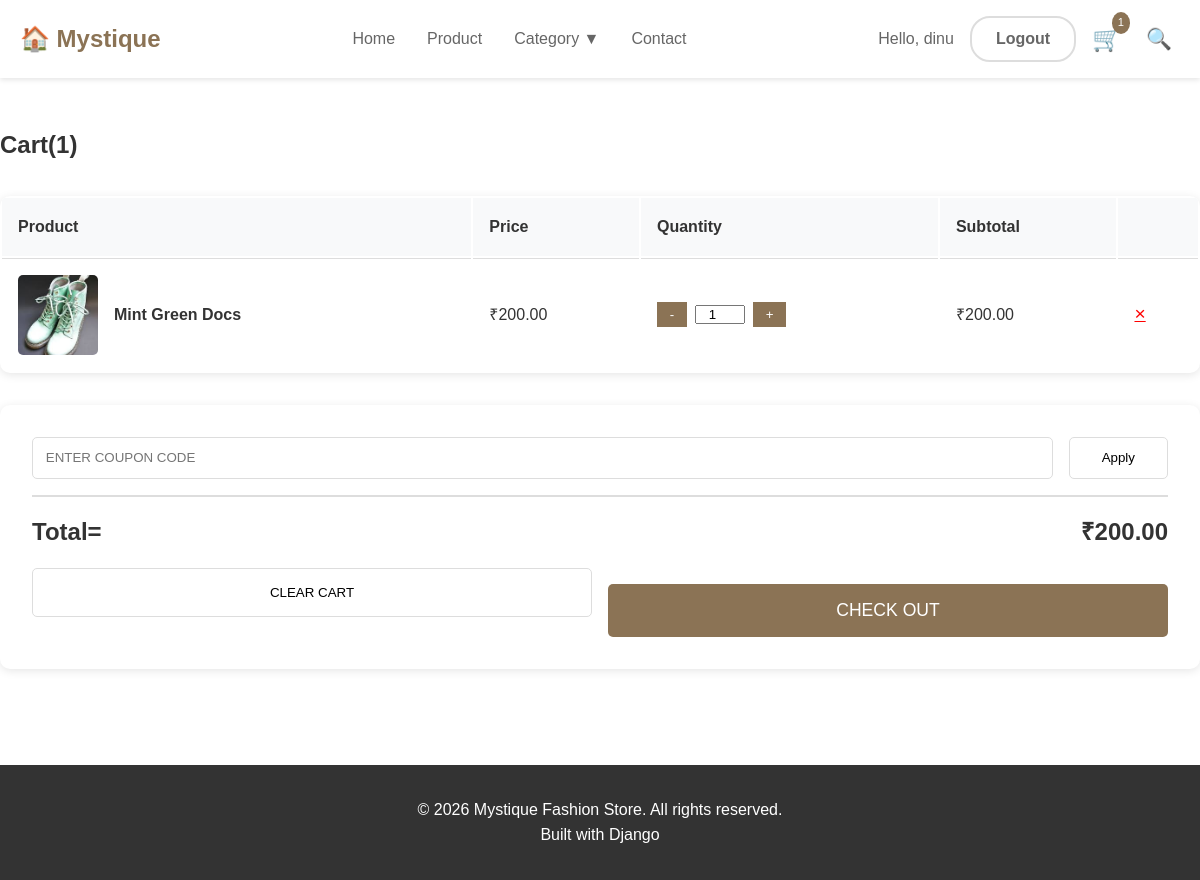
The app's page /cart/ (signed in) with its own data.
### products/models.py (models this page shows, shortened)
class Product(models.Model):
    STOCK_STATUS = [
        ('IN_STOCK', 'In Stock'),
        ('OUT_OF_STOCK', 'Out of Stock'),
    ]
    SIZE_CHOICES = [
        ('XS', 'Extra Small'),
        ('S', 'Small'),
        ('M', 'Medium'),
        ('L', 'Large'),
        ('XL', 'Extra Large'),
        ('XXL', '2XL'),
        ('FREE', 'Free Size'),
    ]
    name = models.CharField(max_length=200)
    slug = models.SlugField(unique=True, blank=True)
    category = models.ForeignKey(Category, on_delete=models.CASCADE, related_name='products')
    price = models.DecimalField(max_digits=10, decimal_places=2)
    description = models.TextField(blank=True)
    image = models.ImageField(upload_to='products/')
    stock_status = models.CharField(max_length=20, choices=STOCK_STATUS, default='IN_STOCK')
    available_sizes = models.CharField(max_length=200, help_text='Comma-separated sizes')
    created_at = models.DateTimeField(auto_now_add=True)
    updated_at = models.DateTimeField(auto_now=True)
    featured = models.BooleanField(default=False)
    class Meta:
        ordering = ['-created_at']

### cart/views.py (the view)
# urls.py: path('', views.cart_view, name='cart'),
def cart_view(request):
    items = get_cart_items(request)
    total = get_cart_total(request)
    context = {
        'cart_items': items,
        'cart_total': total,
    }
    return render(request, 'cart/cart.html', context)

### cart/context_processors.py (called while the page is built)
def cart_context(request):
    return {
        'cart_count': get_cart_count(request),
        'cart_total': get_cart_total(request),
    }

### cart/models.py (called while the page is built)
    def get_total(self):
        return sum(item.get_subtotal() for item in self.items.all())

    def get_items_count(self):
        return sum(item.quantity for item in self.items.all())

    def get_subtotal(self):
        return self.product.price * self.quantity

### cart/utils.py (called while the page is built)
def get_user_cart(user):
    cart, created = Cart.objects.get_or_create(user=user)
    return cart

def get_cart_items(request):
    if request.user.is_authenticated:
        cart = get_user_cart(request.user)
        return [{
            'product': item.product,
            'quantity': item.quantity,
            'subtotal': item.get_subtotal()
        } for item in cart.items.all()]
    else:
        session_cart = SessionCart(request)
        return session_cart.get_items()

def get_cart_total(request):
    if request.user.is_authenticated:
        cart = get_user_cart(request.user)
        return cart.get_total()
    else:
        session_cart = SessionCart(request)
        return session_cart.get_total()

def get_cart_count(request):
    if request.user.is_authenticated:
        cart = get_user_cart(request.user)
        return cart.get_items_count()
    else:
        session_cart = SessionCart(request)
        return session_cart.get_items_count()

### cart/templates/cart/cart.html (shortened to what this page needs)
{% extends 'base.html' %}
{% block content %}
<section class="cart-section container">
    <h1 style="margin-bottom: 2rem;">Cart({{ cart_items|length }})</h1>
    {% if cart_items %}
    <table class="cart-table">
        <thead>
            <tr>
                <th>Product</th>
                <th>Price</th>
                <th>Quantity</th>
                <th>Subtotal</th>
                <th></th>
            </tr>
        </thead>
        <tbody>
            {% for item in cart_items %}
            <tr>
                <td>
                    <div style="display: flex; align-items: center; gap: 1rem;">
                        <img src="{{ item.product.image.url }}" alt="{{ item.product.name }}" class="product-thumbnail">
                        <div>
                            <strong>{{ item.product.name }}</strong>
                        </div>
                    </div>
                </td>
                <td>₹{{ item.product.price }}</td>
                <td>
                    <form method="post" action="{% url 'cart:update_cart' item.product.id %}" class="quantity-controls">
                        <button type="button" onclick="decrementQuantity(this)">-</button>
                        <input type="number" name="quantity" value="{{ item.quantity }}" min="1" readonly style="width: 50px; text-align: center;">
                        <button type="button" onclick="incrementQuantity(this)">+</button>
                    </form>
                </td>
                <td>₹{{ item.subtotal }}</td>
                <td>
                    <a href="{% url 'cart:remove_from_cart' item.product.id %}" class="remove-btn" onclick="return confirm('Remove this item?')">×</a>
                </td>
            </tr>
            {% endfor %}
        </tbody>
    </table>
    <div class="cart-summary">
        <form method="post" action="{% url 'cart:apply_coupon' %}">
            <div style="display: flex; gap: 1rem;">
                <input type="text" name="coupon_code" placeholder="ENTER COUPON CODE" style="flex: 1; padding: 0.8rem; border: 1px solid #ddd; border-radius: 5px;">
                <button type="submit" style="padding: 0.8rem 2rem; background: white; border: 1px solid #ddd; border-radius: 5px; cursor: pointer;">Apply</button>
            </div>
        </form>
        <div class="total-row">
            <span>Total=</span>
            <span>₹{{ cart_total }}</span>
        </div>
        <div style="display: flex; gap: 1rem; margin-top: 1rem;">
            <a href="{% url 'cart:clear_cart' %}" style="flex: 1;">
                <button style="width: 100%; padding: 1rem; background: white; border: 1px solid #ddd; border-radius: 5px; cursor: pointer;">CLEAR CART</button>
            </a>
            <a href="{% url 'cart:checkout' %}" style="flex: 1;">
                <button class="checkout-btn">CHECK OUT</button>
            </a>
        </div>
    </div>
    {% endif %}
</section>
{% endblock %}

### templates/navbar.html (shortened to what this page needs)
<header>
    <div class="container">
        <nav>
            <a href="{% url 'core:home' %}" class="logo">
                🏠 Mystique
            </a>
            <ul class="nav-links">
                <li><a href="{% url 'core:home' %}">Home</a></li>
                <li><a href="{% url 'products:product_list' %}">Product</a></li>
                <li><a href="#" class="category-dropdown-toggle">Category ▼</a>
                </li>
                <li><a href="{% url 'core:contact' %}">Contact</a></li>
            </ul>
            <div class="nav-right">
                {% if user.is_authenticated %}
                    <span class="user-greeting">Hello, {{ user.username }}</span>
                    <a href="{% url 'authentication:logout' %}" class="nav-button">Logout</a>
                {% else %}
                    <a href="{% url 'authentication:register' %}" class="nav-button">Register</a>
                    <a href="{% url 'authentication:login' %}" class="nav-button signin-btn">Sign in</a>
                {% endif %}
                <a href="{% url 'cart:cart' %}" class="cart-icon">
                    🛒
                    {% if cart_count > 0 %}
                    <span class="cart-count">{{ cart_count }}</span>
                    {% endif %}
                </a>
                <button onclick="openSearchModal()" class="search-btn" title="Search Products">🔍</button>
            </div>
        </nav>
    </div>
</header>

### templates/base.html (style rules this page uses)
* { margin: 0; padding: 0; box-sizing: border-box; }
body { font-family: Arial, sans-serif; line-height: 1.6; color: #333; }
.container { max-width: 1200px; margin: 0 auto; padding: 0 20px; }
header { background: white; padding: 1rem 0; box-shadow: 0 2px 5px rgba(0,0,0,0.1); position: sticky; top: 0; z-index: 100; }
nav { display: flex; justify-content: space-between; align-items: center; }
.logo { display: flex; align-items: center; font-size: 1.5rem; font-weight: bold; text-decoration: none; color: #8B7355; }
.nav-links { display: flex; list-style: none; gap: 2rem; }
.nav-links a { text-decoration: none; color: #666; transition: color 0.3s; }
.nav-right { display: flex; gap: 1rem; align-items: center; }
.cart-icon { position: relative; }
.cart-count { position: absolute; top: -8px; right: -8px; background: #8B7355; color: white; border-radius: 50%; padding: 2px 6px; font-size: 0.7rem; }

### templates/navbar.html (style rules this page uses)
header { background: white; padding: 1rem 0; box-shadow: 0 2px 5px rgba(0,0,0,0.1); position: sticky; top: 0; z-index: 1000; }
nav { display: flex; justify-content: space-between; align-items: center; }
.logo { display: flex; align-items: center; font-size: 1.5rem; font-weight: bold; text-decoration: none; color: #8B7355; }
.nav-links { display: flex; list-style: none; gap: 2rem; margin: 0; padding: 0; }
.nav-links a { text-decoration: none; color: #666; transition: color 0.3s; font-weight: 500; }
.nav-links li { position: relative; }
.nav-right { display: flex; gap: 1rem; align-items: center; }
.nav-button { text-decoration: none !important; color: #666 !important; padding: 0.5rem 1.5rem; border-radius: 20px; border: 2px solid #ddd; transition: all 0.3s; font-weight: 600; background: white; }
.user-greeting { color: #666; font-weight: 500; }
.cart-icon { position: relative; font-size: 1.5rem; text-decoration: none; }
.cart-count { position: absolute; top: -8px; right: -8px; background: #8B7355; color: white; border-radius: 50%; padding: 2px 6px; font-size: 0.7rem; }
.search-btn { background: none; border: none; font-size: 1.3rem; cursor: pointer; padding: 0.5rem; transition: transform 0.2s; }

### cart/templates/cart/cart.html (style rules this page uses)
.cart-section { padding: 3rem 0; }
.cart-table { width: 100%; background: white; border-radius: 10px; overflow: hidden; box-shadow: 0 2px 10px rgba(0,0,0,0.1); }
.cart-table th { background: #f8f9fa; padding: 1rem; text-align: left; }
.cart-table td { padding: 1rem; border-top: 1px solid #ddd; }
.product-thumbnail { width: 80px; height: 80px; object-fit: cover; border-radius: 5px; }
.quantity-controls { display: flex; align-items: center; gap: 0.5rem; }
.quantity-controls button { padding: 0.3rem 0.8rem; background: #8B7355; color: white; border: none; cursor: pointer; }
.remove-btn { color: red; cursor: pointer; font-size: 1.2rem; }
.cart-summary { background: white; padding: 2rem; border-radius: 10px; box-shadow: 0 2px 10px rgba(0,0,0,0.1); margin-top: 2rem; }
.total-row { display: flex; justify-content: space-between; font-size: 1.5rem; font-weight: bold; margin-top: 1rem; padding-top: 1rem; border-top: 2px solid #ddd; }
.checkout-btn { width: 100%; padding: 1rem; background: #8B7355; color: white; border: none; border-radius: 5px; cursor: pointer; font-size: 1.1rem; margin-top: 1rem; }

### records on screen
Product: product.image (picture), product.name "Mint Green Docs", product.price "200.00", quantity "1", subtotal "200.00"

### other values on screen
{{ user.username }} "dinu"
{{ cart_count }} "1"
{{ cart_items|length }} "1"
{{ cart_total }} "200.00"
